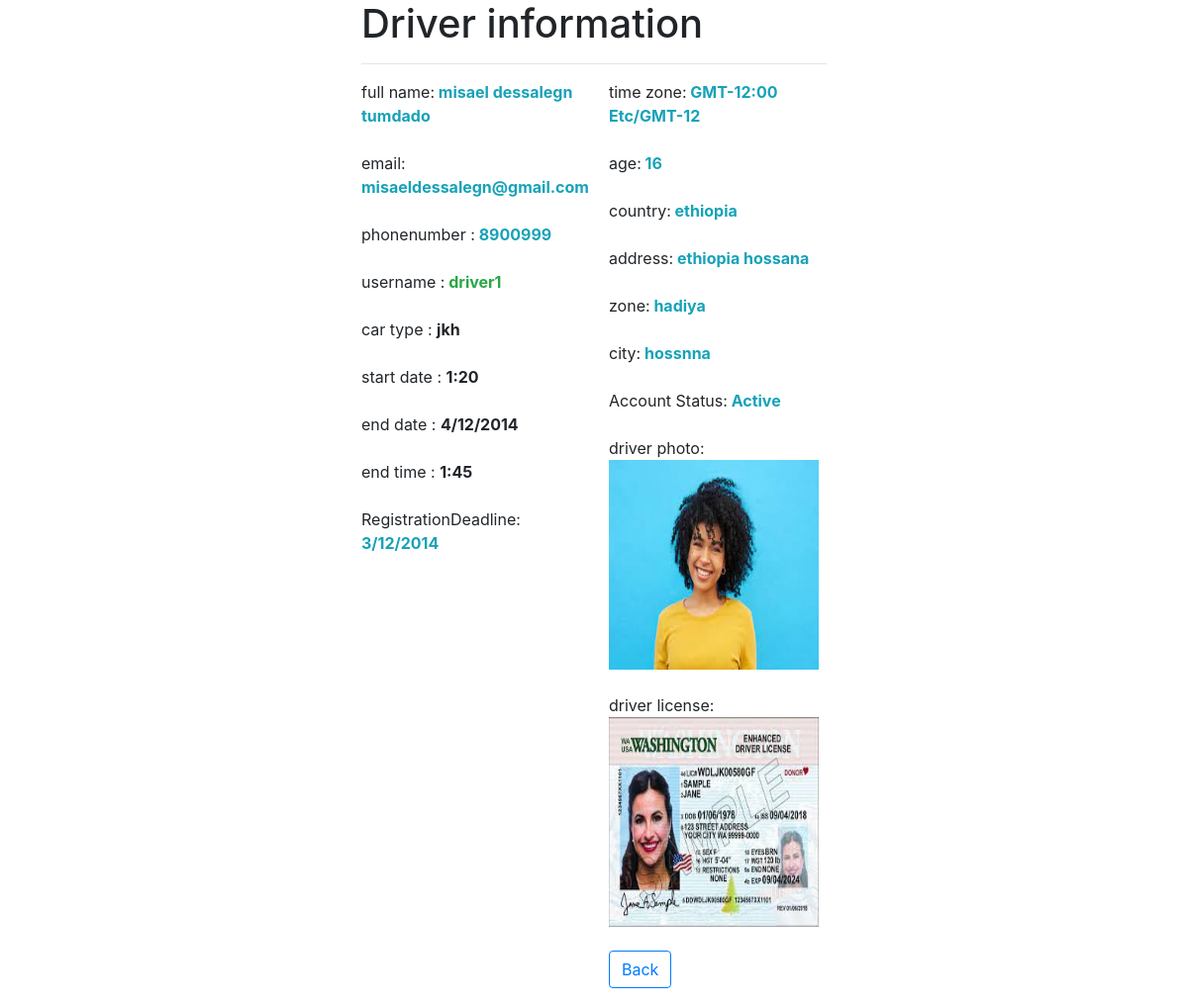
The app's page /driver/driveraccountread.php?id=9 with its own data.
### tables this page shows
CREATE TABLE `driver` (
  `id` int(11) NOT NULL,
  `fullname` varchar(100) NOT NULL,
  `email` varchar(255) NOT NULL,
  `phonenumber` int(13) NOT NULL,
  `driverid` varchar(255) NOT NULL,
  `carid` varchar(255) NOT NULL,
  `startdate` varchar(255) NOT NULL,
  `startime` varchar(255) NOT NULL,
  `enddate` varchar(255) NOT NULL,
  `endtime` varchar(255) NOT NULL,
  `registrationdeadline` varchar(255) NOT NULL,
  `timezone` varchar(255) NOT NULL,
  `age` int(11) NOT NULL,
  `country` varchar(255) NOT NULL,
  `address` varchar(255) NOT NULL,
  `zone` varchar(255) NOT NULL,
  `city` varchar(255) DEFAULT NULL,
  `dphoto` varchar(255) NOT NULL,
  `dlicense` varchar(255) NOT NULL,
  `AccountStatus` varchar(255) NOT NULL
);

### driver/driveraccountread.php (the view, shortened to what this page needs)
<?php
if(isset($_GET["id"]) && !empty(trim($_GET["id"])))
{
    require_once "../config.php";
    $sql = "SELECT * FROM driver WHERE id = ?";
    if($stmt = mysqli_prepare($conn, $sql))
    {
        mysqli_stmt_bind_param($stmt, "i", $param_id);
        if(mysqli_stmt_execute($stmt))
        {
            $result = mysqli_stmt_get_result($stmt);
            if(mysqli_num_rows($result) == 1)
            {
                $row = mysqli_fetch_array($result, MYSQLI_ASSOC);
                $fullname=$row['fullname'];
                $email=$row['email'];
                $phonenumber=$row['phonenumber'];
                $driverid=$row['driverid'];
                $carid=$row['carid'];
                $startdate=$row['startime'];
                $enddate=$row['enddate'];
                $endtime=$row['endtime'];
                $registrationdeadline=$row['registrationdeadline'];
                $timezone=$row['timezone'];
                $age=$row['age'];
                $country=$row['country'];
                $address=$row['address'];
                $zone=$row['zone'];
                $city=$row['city'];
                $dphoto=$row['dphoto'];
                $dliceense=$row['dlicense'];
                $AccountStatus=$row['AccountStatus'];
            }
            else
            {
                header("location: error.php");
                exit();
            }
        }
        else
        {
            echo "Oops! Something went wrong. Please try again later.";
        }
    }
}
else
{
    print_r($sql);
    exit();
    header("location: error.php");
    exit();
}
?>
<!DOCTYPE html>
<html lang="en">
<head>
    <link rel="stylesheet" href="https://stackpath.bootstrapcdn.com/bootstrap/4.5.0/css/bootstrap.min.css">
    <link rel="stylesheet" href="https://maxcdn.bootstrapcdn.com/font-awesome/4.7.0/css/font-awesome.min.css">
</head>
<body>
    <div class="wrapper">
        <div class="container-fluid">
        <div class="page-header">
                        <h1>Driver information </h1>
                        <hr>
                    </div>
            <div class="row">
             <div class="col-md-6">
                    <div class="form-group">
                        <label>full name:<span class="font-weight-bold text-info"> <?= $fullname; ?></span></label>
                    </div>
                    <div class="form-group">
                        <label>email:<span class="font-weight-bold text-info"> <?= $email; ?></span></label>
                    </div>
                    <div class="form-group">
                        <label>phonenumber :<span class="font-weight-bold text-info"> <?= $phonenumber; ?></span></label>
                    </div>
                    <div class="form-group">
                        <label>username :<span class="font-weight-bold text text-success"> <?= $driverid; ?></span></label>
                    </div>
                    <div class="form-group">
                        <label>car type : <span class="font-weight-bold"> <?= $carid; ?></span></label>
                    </div>
                    <div class="form-group">
                        <label>start date : <span class="font-weight-bold"> <?= $startdate; ?></span></label>
                    </div>
                    <div class="form-group">
                        <label>end date : <span class="font-weight-bold"> <?= $enddate; ?></span></label>
                    </div>
                    <div class="form-group">
                        <label>end time  : <span class="font-weight-bold"> <?= $endtime; ?></span></label>
                    </div>
                    <div class="form-group">
                        <label>RegistrationDeadline:<span class="font-weight-bold text-info"> <?= $registrationdeadline; ?></span></label>
                    </div>
                    </div>
                <div class="col-6">
                    <div class="form-group">
                        <label>time zone:<span class="font-weight-bold text-info"> <?= $timezone; ?></span></label>
                    </div>
                    <div class="form-group">
                        <label>age:<span class="font-weight-bold text-info"> <?= $age; ?></span></label>
                    </div>
                    <div class="form-group">
                        <label>country:<span class="font-weight-bold text-info"> <?= $country; ?></span></label>
                    </div>
                    <div class="form-group">
                        <label>address:<span class="font-weight-bold text-info"> <?= $address; ?></span></label>
                    </div>
                    <div class="form-group">
                        <label>zone:<span class="font-weight-bold text-info"> <?= $zone; ?></span></label>
                    </div>
                    <div class="form-group">
                        <label>city:<span class="font-weight-bold text-info"> <?= $city; ?></span></label>
                    </div>
                    <div class="form-group">
                        <label>Account Status:<span class="font-weight-bold text-info"> <?= $AccountStatus; ?></span></label>
                    </div>
                    <div class="form-group">
                        <label>driver photo: <img src="../image/<?= $dphoto ?>" width="212px" height="212px" alt=""> </label>
                    </div>
                    <div class="form-group">
                        <label>driver license:<img src="../image/<?= $dliceense ?>" width="212px" height="212px" alt=""></label>
                    </div>
                    <p><a href="alldriver.php" type="button" class="btn btn-outline-primary">Back</a></p>
                </div>
            </div>
        </div>
    </div>
</body>
</html>

### driver/driveraccountread.php (style rules this page uses)
.wrapper { width: 500px; margin: 0 auto; }

### records on screen
driver: fullname "misael dessalegn tumdado", email "misaeldessalegn@gmail.com", phonenumber "8900999", driverid "driver1", carid "jkh", startime "1:20", enddate "4/12/2014", endtime "1:45", registrationdeadline "3/12/2014", timezone "GMT-12:00 Etc/GMT-12", age "16", country "ethiopia", address "ethiopia hossana", zone "hadiya", city "hossnna", AccountStatus "Active", dphoto (picture), dlicense (picture)
